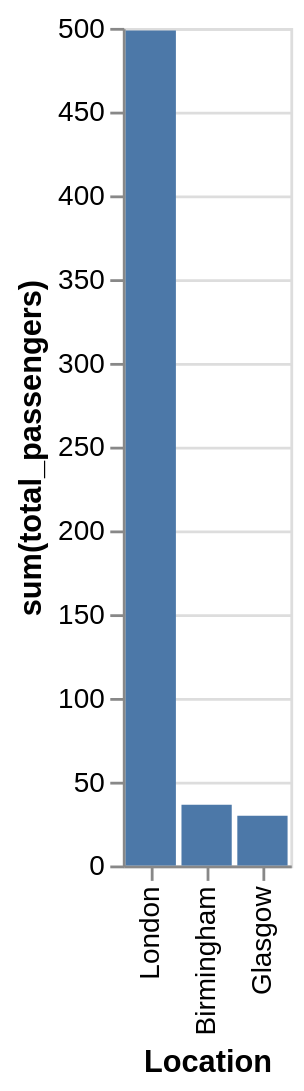

The specification (Vega-Lite) saved for this image:
### Vega-Lite specification from a JSON file in a GitHub repository (floating-point values rounded to 4 significant figures)
{"data": {"values": [{"x_data": "London", "y_data": 498.5}, {"x_data": "Birmingham", "y_data": 36.33}, {"x_data": "Glasgow", "y_data": 29.66}]}, "mark": "bar", "encoding": {"x": {"field": "x_data", "type": "nominal", "title": "Location", "sort": {"op": "sum", "field": "y_data", "order": "descending"}}, "y": {"field": "y_data", "type": "quantitative", "title": "sum(total_passengers)"}}}
